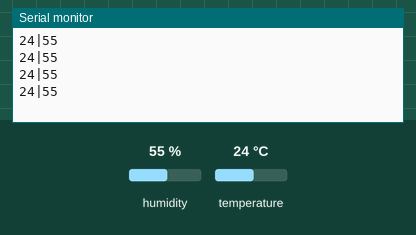
Bench run of a sketch on a simulated Arduino Uno, built with avr-gcc and run on an emulated ATmega328P. On the bench: the last lines printed to the serial monitor. The inputs (shaded band) are chosen by the test bench; at power-on: humidity 55 %, temperature 24 °C.

Above: at 3.2 s.
3.3 s: humidity set to 22 %
At 5.5 s:
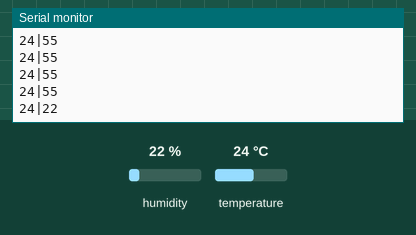
6.5 s: temperature set to 12 °C
At 6.9 s:
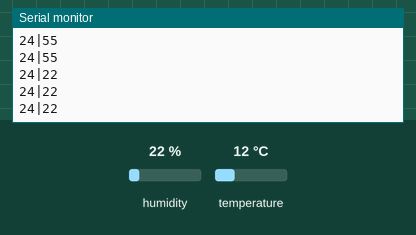
9.7 s: humidity set to 40 %
At 10.4 s:
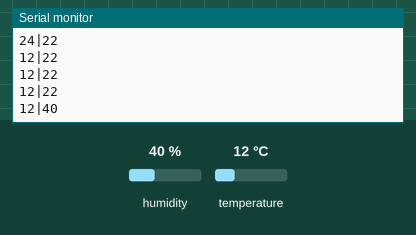
Timing chart, 0 to 12.7 s (numbered marks = the images above; inputs shaded):
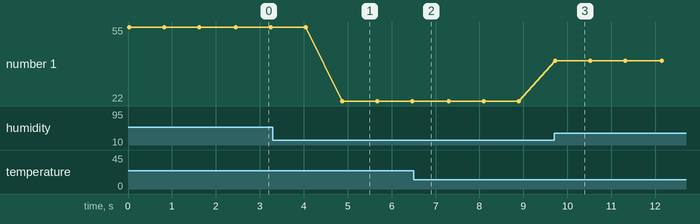

Measured:
- after the input at 3.3 s, the serial monitor: prints a new line after 1.6 s (image 1)
- after the input at 9.7 s, the serial monitor: prints a new line at once (image 3)
- plotted number 1: 55 → 22 after the input at 3.3 s, 22 → 40 after the input at 9.7 s

The sketch:

DHT11_Wire_Comm_Basic.ino
```cpp
#include <DHT.h>
#include <Wire.h>

#define dht_pin0 A0
#define dht_pin1 A1
#define dhtType DHT11
//#define DHTTYPE DHT22
//#define DHTTYPE DHT21

DHT weatherReceiver(dht_pin0, dhtType);
int temperature, humidity;
const char* temperatureArray;
String finalString;

void setup()
{
  Serial.begin(9600);
  Wire.begin(0x40);
}

void loop()
{
  temperature = weatherReceiver.readTemperature();
  humidity = weatherReceiver.readHumidity();

  String temperatureString = String(temperature);
  String humidityString = String(humidity);

  finalString = temperatureString + "|" + humidityString;

  temperatureArray = finalString.c_str();
  Serial.println(finalString);
  Wire.onRequest(sendData);

  delay(800);
}

void sendData()
{
  Wire.write(temperatureArray);
}
```
